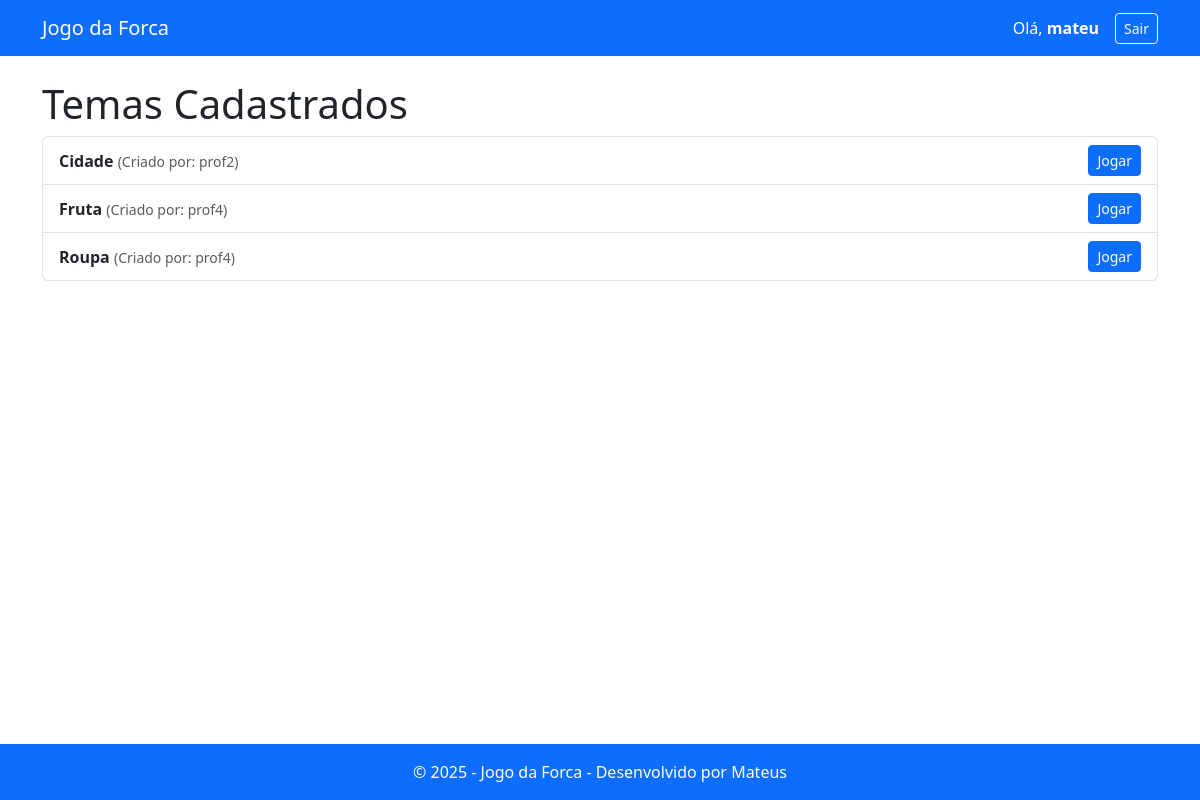
/temas/ (signed in), run on the app's committed database.
### jogo/models.py (models this page shows, shortened)
class Tema(models.Model):
    nome = models.CharField(max_length=100)
    criado_por = models.ForeignKey(User, on_delete=models.CASCADE, related_name="temas_criados")
    criado_em = models.DateTimeField(auto_now_add=True)

### jogo/views.py (the view)
# urls.py: path('temas/', TemaListView.as_view(), name='lista_temas'),
class TemaListView(ListView):
    model = Tema
    template_name = 'jogo/lista_temas.html'
    context_object_name = 'temas'
    def get_context_data(self, **kwargs):
        context = super().get_context_data(**kwargs)
        user = self.request.user
        context['is_professor'] = user.is_authenticated and user.groups.filter(name='professor').exists()
        context['is_anonimo'] = not user.is_authenticated
        return context

### jogo/templates/jogo/lista_temas.html (shortened to what this page needs)
{% extends 'jogo/base.html' %}
{% block content %}
  <h1>Temas Cadastrados</h1>
  <ul class="list-group">
    {% for tema in temas %}
      <li class="list-group-item">
        <div class="d-flex justify-content-between align-items-center">
          <div>
            <strong>{{ tema.nome }}</strong>
            <small class="text-muted">(Criado por: {{ tema.criado_por.username }})</small>
          </div>
          <div class="btn-group">
            {% if user.is_authenticated %}
              <a href="{% url 'jogar_por_tema' tema.id %}" class="btn btn-primary btn-sm">Jogar</a>
            {% else %}
              <a href="{% url 'jogar_por_tema' tema.id %}?anonimo=1" class="btn btn-outline-secondary btn-sm">Jogar como anônimo</a>
            {% endif %}
          </div>
        </div>
      </li>
    {% empty %}
      <li class="list-group-item">Nenhum tema cadastrado ainda.</li>
    {% endfor %}
  </ul>
{% endblock %}

### jogo/templates/jogo/base.html (shortened to what this page needs)
{% load static %}
{% load widget_tweaks %}
<!DOCTYPE html>
<html lang="pt-br">
<head>
    <link href="https://cdn.jsdelivr.net/npm/bootstrap@5.3.0/dist/css/bootstrap.min.css" rel="stylesheet" />
</head>
<body>
<nav class="navbar navbar-expand-lg navbar-dark bg-primary">
  <div class="container">
    <a class="navbar-brand" href="{% url 'index' %}">Jogo da Forca</a>
    <div class="collapse navbar-collapse" id="navbarsExample07">
      <ul class="navbar-nav ms-auto mb-2 mb-lg-0 align-items-center">
        {% if user.is_authenticated %}
        <li class="nav-item me-2">
          <span class="nav-link">Olá, <strong>{{ user.username }}</strong></span>
        </li>
        <li class="nav-item">
          <form method="post" action="{% url 'logout' %}" class="d-inline">
            <button type="submit" class="btn btn-outline-light btn-sm">Sair</button>
          </form>
        </li>
        {% endif %}
      </ul>
    </div>
  </div>
</nav>
<main class="container mt-4">
    {% block content %}{% endblock %}
</main>
<footer class="bg-primary text-white text-center py-3">
    <div class="container">
        © 2025 - Jogo da Forca - Desenvolvido por Mateus
    </div>
</footer>
</body>
</html>

### jogo/templates/jogo/base.html (style rules this page uses)
html, body { height: 100%; }
body { display: flex; flex-direction: column; }
main { flex: 1; }
.navbar .nav-link, .navbar span { color: white !important; }

### data on the page
Tema: nome "Cidade", criado_por.username "prof2"
Tema: nome "Fruta", criado_por.username "prof4"
Tema: nome "Roupa", criado_por.username "prof4"

### other printed values
{{ user.username }} "mateu"
